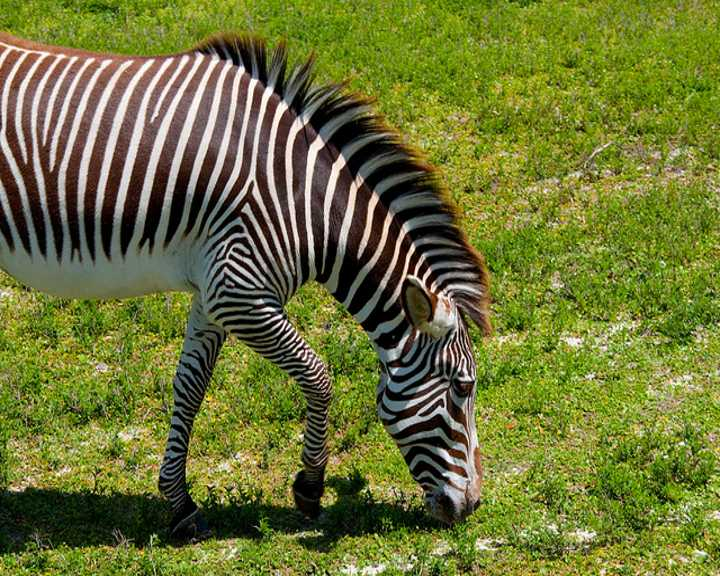
#> input picture notebooks/input/000000000034.jpg, 720 x 576 px; its folder holds only this picture in this run
$ jupyter execute --allow-errors 'Color Shift.ipynb'
#> lines starting #> are read from the running program, lines starting #| are printed output that depends on the picture; after the words box and inside, x2 and y2 are one past the last pixel; in counts of white or black regions, pixels touching at a corner belong together
[cell 1]
import os
import sys
import random
import PIL
import cv2
from scipy import ndimage, misc
from PIL import Image, ImageFilter
from matplotlib import pyplot as plt
from scipy import ndimage, signal
import numpy as np
import time

Une aberration chromatique est un efet d'optique qui produit différentes mises au point en fonction de la longueur d'onde. On observe alors une image floue et aux contours irisés. Elle résulte de la décomposition de la lumière blanche en plusieurs bandes de couleurs.
Elle est reconnaissable à l'aura magenta/vert présent autour des contour de certains objet sur une image.

Pour créer une aberration chromatique il nous suffit de prendre une image, de différentier les différents canaux de couleurs en **Rouge,Vert et Bleu**. suite à cela on prend un de ces canal comme "base" et on décale les deux autres : un à gauche et l'autre à droite

### ***L***e code

[cell 2]
# chemin dossier contenant les images cleans

DATASET_PATH = os.path.join(os.getcwd(), "input")

random_filename = random.choice([
    x for x in os.listdir(DATASET_PATH)
    if os.path.isfile(os.path.join(DATASET_PATH, x))
])
random_image = 'input/' + random_filename #remplacer par random_filename
new_file = 'output/' + random_filename

new_jpg = new_file
print(random_image)

[cell 3]
# import cv2
clean = Image.open(random_image)
#> clean is the input picture: PIL image 720x576 RGB; mean R, G, B 109.6, 116.3, 54.3
display(clean)


addition= cv2.imread(random_image, cv2.IMREAD_UNCHANGED)
image = addition
OFFSET = 1


def offsetSetting(R,G,B):
#> called with R = 1, G = 0, B = 2
    red_layer = image[:,:,2]
    green_layer = image[:,:,1]
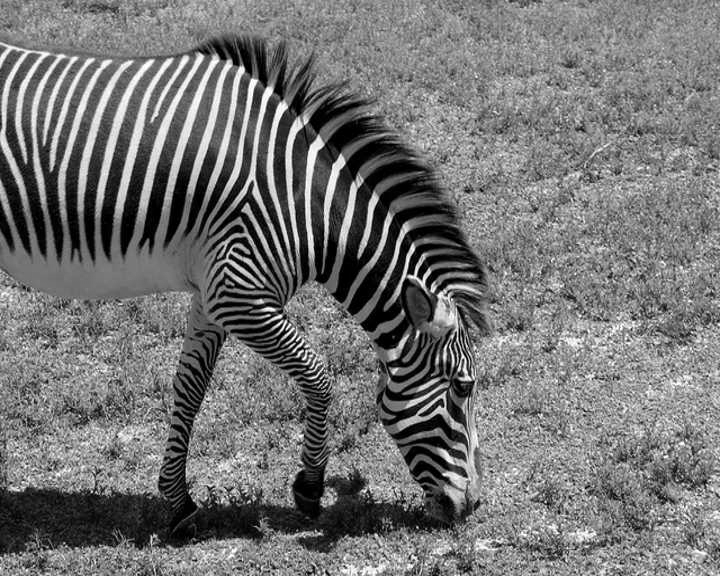
#> green_layer: shape (576, 720); min 0, max 255, mean 116.3
    blue_layer = image[:,:,0]

    #remettre au propre

    if (R == 0):
        addition[: ,: ,2] = red_layer[:,:]
        addition[G*OFFSET: ,G*OFFSET: ,1] = green_layer[:-G*OFFSET,:-G*OFFSET]
        addition[B*OFFSET: ,B*OFFSET: ,0] = blue_layer[:-B*OFFSET,:-B*OFFSET]
        cv2.imwrite(new_jpg,addition)
    if (G == 0):
        addition[R*OFFSET: ,R*OFFSET: ,2] = red_layer[:-R*OFFSET,:-R*OFFSET]
        addition[: ,: ,1] = green_layer[:,:]
        addition[B*OFFSET: ,B*OFFSET: ,0] = blue_layer[:-B*OFFSET,:-B*OFFSET]
        cv2.imwrite(new_jpg,addition)

    if (B == 0):
        addition[R*OFFSET: ,R*OFFSET: ,2] = red_layer[:-R*OFFSET,:-R*OFFSET]
        addition[G*OFFSET: ,G*OFFSET: ,1] = green_layer[:-G*OFFSET,:-G*OFFSET]
        addition[: ,: ,0] = blue_layer[:,:]
        cv2.imwrite(new_jpg,addition)


offsetSetting(1, 0, 2)
addition_img = Image.open(new_file)
display(addition_img)

L'idée ici est de trouver tout les pixel d'une couleur correspondant à une aberration chromatique, pour cela on cherche tout les pixel qui rentre dans la plage de couleur du magenta et du lime. Mais les résultats sont soit imprécis soit on récupère carrément 80% de l'image originel.

[cell 4]
premask= cv2.imread(new_file, cv2.IMREAD_UNCHANGED)
RGB= cv2.cvtColor(premask, cv2.COLOR_BGR2RGB)
hsv = cv2.cvtColor(RGB, cv2.COLOR_BGR2HSV)
#> hsv: shape (576, 720, 3); mean H, S, V 91.4, 161.7, 125
#[77,37,108]
lower_purple = np.array([77,37,108], dtype = "uint8")
upper_purple = np.array([227,188,210], dtype = "uint8")
lower_green = np.array([0,0,0], dtype = "uint8")
upper_green = np.array([0,255,0], dtype = "uint8")


mask = cv2.inRange(hsv, lower_green, upper_green)
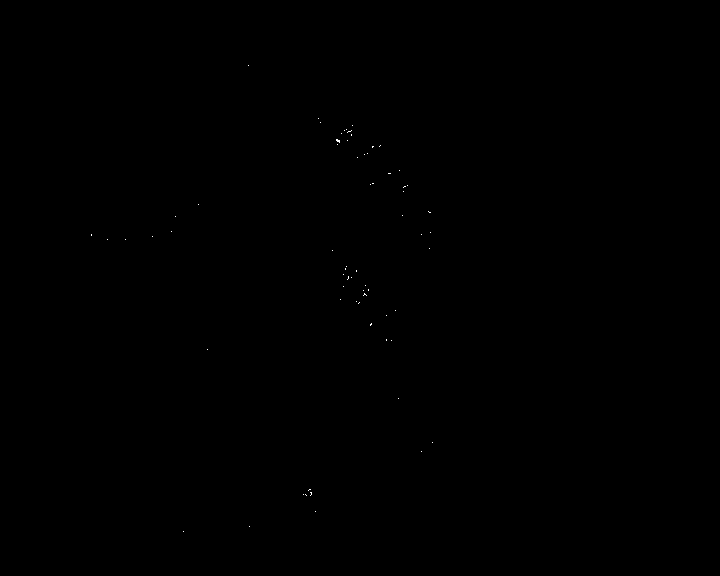
#> mask: shape (576, 720); 0.03% white in thin lines or dots, all inside (x1, y1, x2, y2) = (91, 65, 433, 532)
mask_purple = cv2.inRange(hsv, lower_purple, upper_purple)
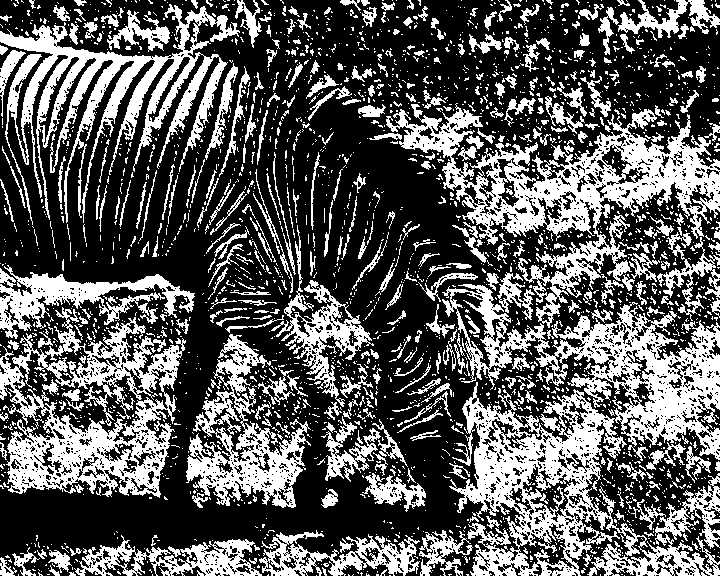
#> mask_purple: shape (576, 720); 35.6% white; 2596 white regions (2212 under 20 px), largest, box (x1, y1, x2, y2) and area: (442, 284, 720, 576) 33013, (386, 103, 720, 328) 18960, (0, 307, 186, 498) 14413

output_green = cv2.bitwise_and(RGB, RGB, mask = mask)
#> output_green: shape (576, 720, 3); every value is 0
output_purple = cv2.bitwise_and(RGB, RGB, mask = mask_purple)
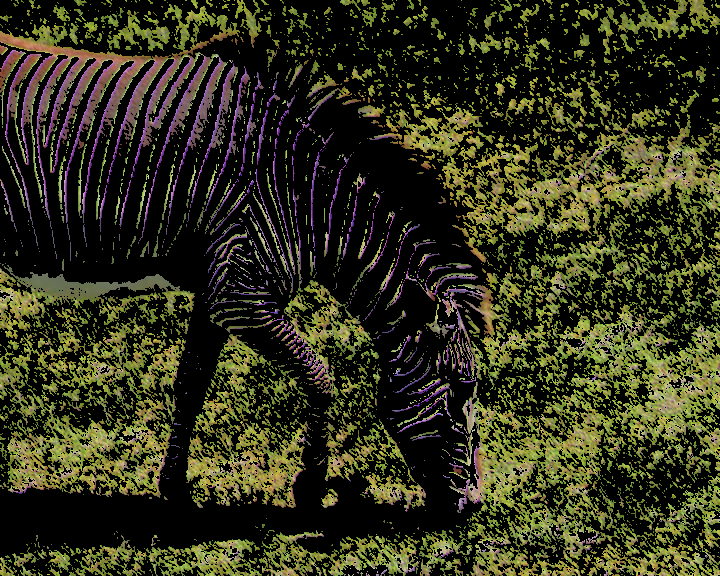
#> output_purple: shape (576, 720, 3); mean R, G, B 50.3, 50.1, 26.6

plt.figure(figsize=(40,60))
plt.imshow(np.hstack([RGB, output_green, output_purple]))
plt.axis('off')
plt.show()
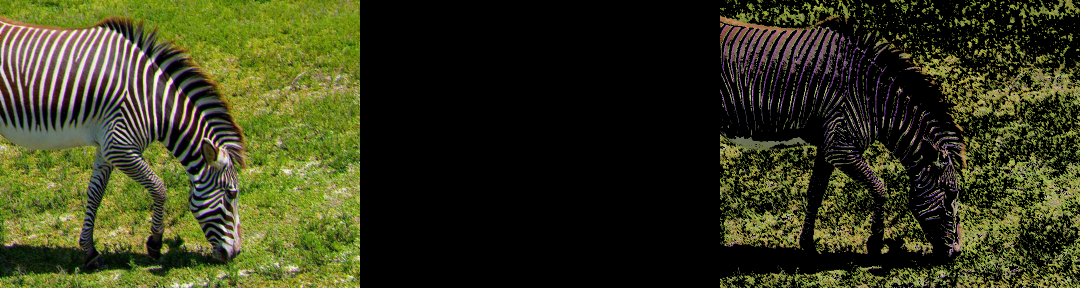
#> shown: shape (576, 2160, 3) (shown at 1/2 size); mean R, G, B 53.3, 55.5, 27
#> (the rest of this cell did not finish here and is left out)

[cell 5]
img = cv2.imread(random_image,0)
#> img: shape (576, 720); min 0, max 255, mean 107.1
img2 = cv2.imread(new_file,0)
#> img2: shape (576, 720); min 0, max 254, mean 107.2

print("version clean")
plt.hist(img.ravel(),256,[0,256])
plt.show()
#> figure, not shown here; tallest bar 7899 high, from x = 0 to 1

print("version avec Aberration")
plt.hist(img2.ravel(),256,[0,256])
plt.show()
#> figure, not shown here; tallest bar 5052 high, from x = 110 to 111

[cell 6]
print("version clean")
imgcv = cv2.imread(new_file)
color = ('b','g','r')
plt.figure(figsize=(20,4))
for i,col in enumerate(color):
    pltClean= cv2.calcHist([imgcv],[i],None,[256],[0,256])
    plt.plot(pltClean,color = col)
    plt.yscale("log")
    plt.xlim([0,256])
plt.show()
#> figure, not shown here; curve peaks at x = 0, y = 21486; curve peaks at x = 141, y = 4184; curve peaks at x = 0, y = 5678

print("version aberration")
imgcv2 = cv2.imread(random_image)
color = ('b','g','r')
plt.figure(figsize=(20,4))
for i,col in enumerate(color):
    pltAbe = cv2.calcHist([imgcv2],[i],None,[256],[0,256],)
    plt.plot(pltAbe,color = col)
    print(np.median(np.reshape(pltAbe, (len(pltAbe)))))
    plt.yscale("log")
    plt.xlim([0,256])
#> this loop made 3 passes
#| 555.0
#| 1241.0
#| 1295.0
plt.show()
#> figure, not shown here; curve peaks at x = 0, y = 48243; curve peaks at x = 0, y = 5059; curve peaks at x = 0, y = 8068

La seconde piste était de récupérer les contours des objets afin de repérer les aberrations et de les isoler, pour cela on utilise un filtre gaussien laplace

[cell 7]
file = cv2.imread(new_file)
img= cv2.cvtColor(file, cv2.COLOR_BGR2RGB)


fig = plt.figure(figsize=(20,40))
plt.gray()  # show the filtered result in grayscale
ax2 = fig.add_subplot(122)
result = ndimage.gaussian_laplace(img, sigma=3)
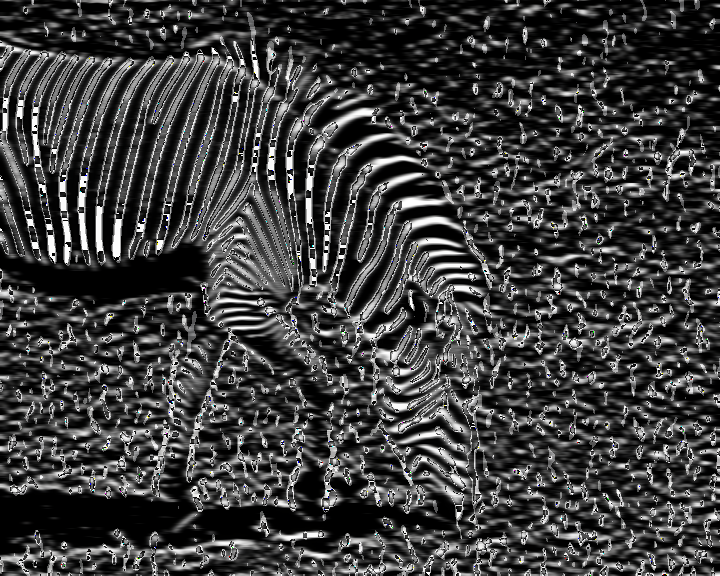
#> result: shape (576, 720, 3); mean R, G, B 62, 62, 62
plt.axis('off')
ax2.imshow(result)
plt.show()

La lentille dans la grande majorité des appareil photo est calibré sur le channel vert, c'est donc cette couche qui est utilisé comme référence. On va essayer d'isoler une partie de l'image afin de trouver la courbe qui prouve la présence d'aberration.

Cette courbe se caractérise car là où pour un transistion normale les courbes devrait quasiment se confondre, là, les courbes vont se séparer et s'éloigner de celle du canal vert

[cell 8]
plt.imshow(img[100:140, 400:480, :])

color = ('b','g','r')
plt.figure(figsize=(20,4))
for i,col in enumerate(color):
    pltAbe = [img[120, 400:480, i]]
    plt.plot(pltAbe[0],color = col)
    plt.yscale("linear")
    plt.xlim([0,80])
plt.show()
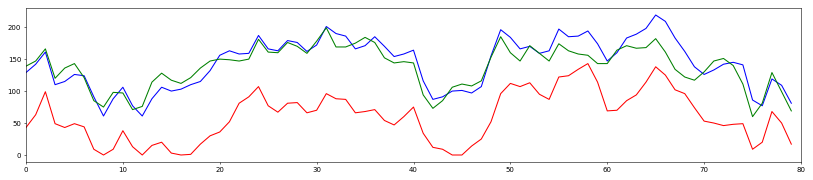
#> figure drawn by matplotlib, 1 panel; curve peaks at x = 65, y = 219; curve peaks at x = 31, y = 199; curve peaks at x = 58, y = 143
# [7 lines of commented-out code are left out]

Afin de détecter cette anomalie nous devons trouvez un moyen d'isoler la zone de transition appelée *Z(p)*, une fois qu'elle est identifier nous devons apporter la modification aux pixels afin que leurs valeurs deviennent égale à ceux du canal vert.

Le centre de cette zone *Z(p)* est appelé p, c'est l'endroit sur la courbe où la valeur du canal vert est au plus bas comparé aux autres canals, ici c'est aux alentours de 52. (en comparant visuelement on voit que c'est effectivement au alentour de la zone magenta)

Il faut faire le calcul ou J représente le pixel et T le gradient total de couleur, La zone apparait quand la valeur du vert deviens plus importante ou égale T.

La zone est repartit en 2 sous-zones : m et n
- m est la partie avant le point *p*
- n est la parti qui nous intéresse, c'est celle après le point p (c'est la partie qui correspond à la transition ou l'anomalie apparait, c'est la que nous allons appliqué la correction)

[cell 9]
T = img[120, 400:480, :]
#> T = 80 rows, first 8: [129, 139, 43], [142, 147, 63], [161, 166, 99], [110, 120, 49], [115, 136, 43], [126, 143, 49], [124, 121, 44], [91, 85, 9]
pltAbeG = img[120, 400:480, 1]
#> pltAbeG = 80 values, max 199 at index 31, min 60 at index 75, mean 138
moy = [np.mean(pix) for pix in T]
#> moy = 80 values, max 179.7 at index 65, min 45.33 at index 8, mean 114.1

for i, val in enumerate(pltAbeG):
    if pltAbeG[i]>=moy[i]:
        print(i)
#> this loop made 80 passes
#> val on passes 1 to 12: 139, 147, 166, 120, 136, 143, 121, 85, 75, 98, 97, 71
#| 0
#| 1
#| 2
#| 3
#| 4
#| 5
#| 6
#| 7
#> (further printed lines are left out)

le processus d'élimination corrige les valeurs de différence de couleur des pixels détectés pour qu'elles restent dans la plage appropriée. De nouvelles valeurs de différence de couleur sont choisies entre les deux couleurs, valeurs de différence à *lp* et *rp* :

- Les pixels avec la couleur les valeurs de différence supérieures aux valeurs de différence maximales à *lp* ou *rp* sont remplacées par les valeurs de différence maximales à *lp* ou *rp*.

- les valeurs de différence supérieures aux valeurs de différence maximales à *lp* ou *rp* sont remplacées par les valeurs de différence maximales à *lp* ou *rp*.

- les pixels où les valeurs de différence de couleur sont inférieures aux valeurs de différence minimales à *lp* ou *rp* sont remplacés par les valeurs de différence minimales à *lp* ou *rp*.

Après avoir réglé les signaux de différence de couleur, le le signal d'entrée vert original est ajouté pour calculer les valeurs corrigées des pixels rouges et bleus

[cell 10]
display(addition_img)

image= cv2.imread(new_file, cv2.IMREAD_UNCHANGED)
sub = image

fixed = new_file


red_layer = image[:,:,2]
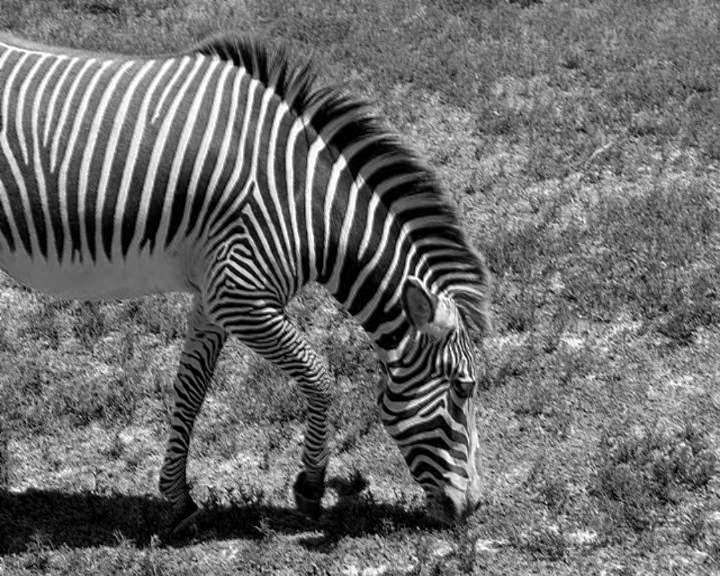
#> red_layer: shape (576, 720); min 0, max 255, mean 109.5
green_layer = image[:,:,1]
blue_layer = image[:,:,0]
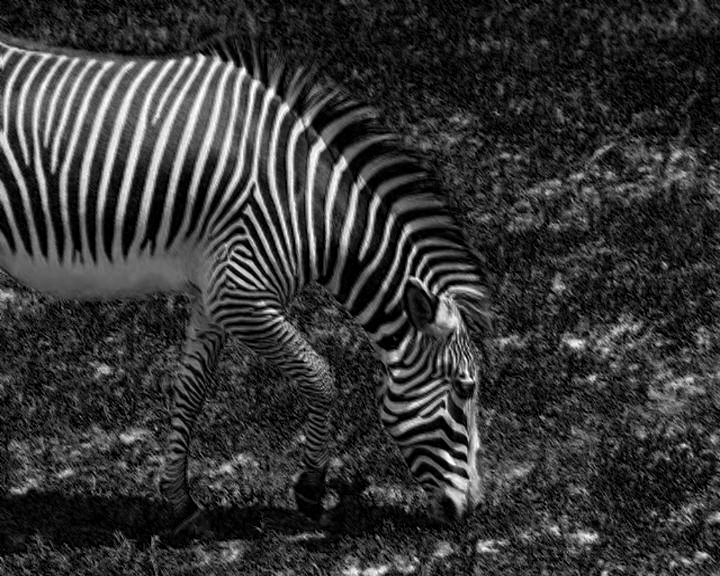
#> blue_layer: shape (576, 720); min 0, max 255, mean 54.4

sub[:-1 ,:-1 ,2] = red_layer[1:,1:]
sub[: ,: ,1] = green_layer[:,:]
sub[:-2 ,:-2 ,0] = blue_layer[2:,2:]
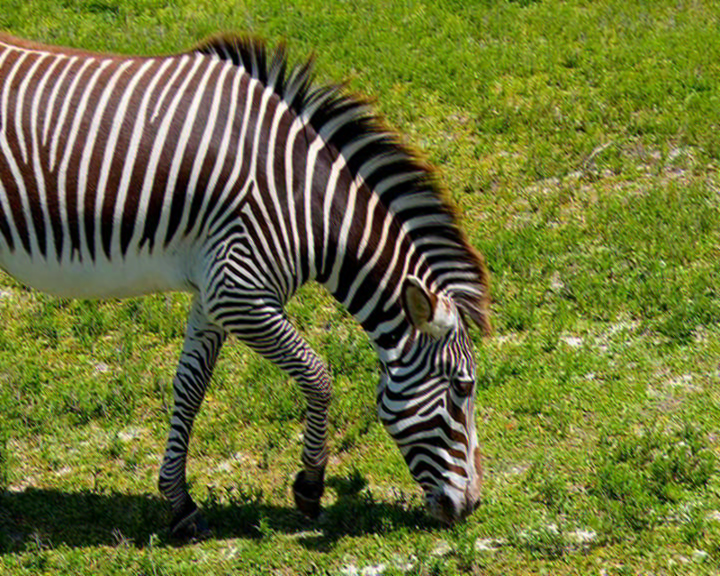
#> sub: shape (576, 720, 3); mean B, G, R 54.5, 116.3, 109.6
cv2.imwrite(fixed,sub)

fixed_img = Image.open(fixed)
display(fixed_img)
print("^fixed ----  clean")
display(clean)
